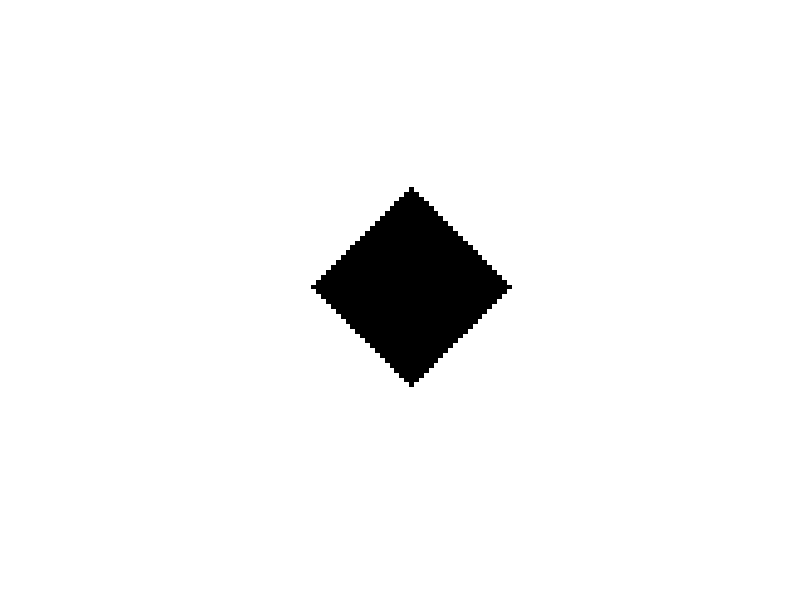

This figure's MATLAB source:
% Define image dimensions and initialize the matrix
A = 255 * ones(100, 100);

Cx = 50;
Cy = 50;
radius = 20;
for i = 1:100
    for j = 1:100
        if abs(Cx - i) + abs(Cy - j) <= radius
            A(i, j) = 0; % Set pixel value to black (0)
        end
    end
end

imshow(A, []);